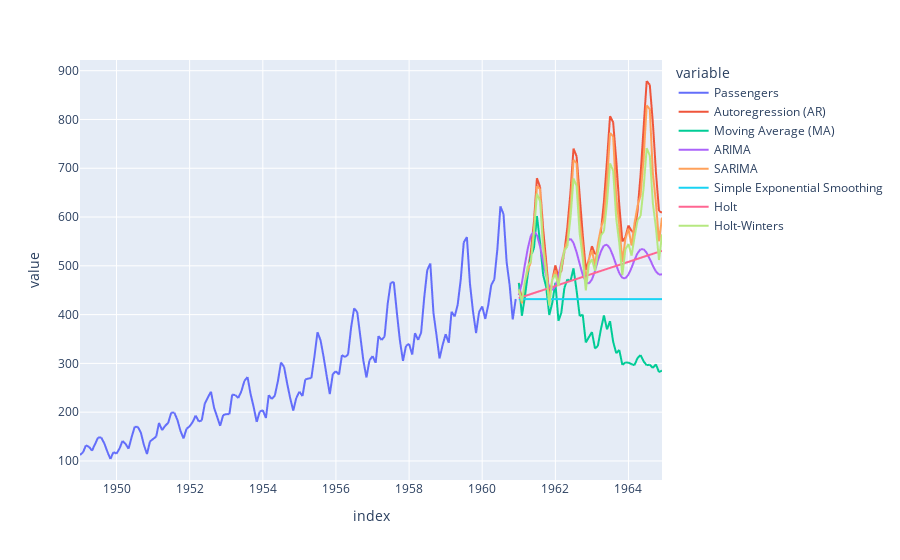

The code cell stored with this chart in its notebook:
### Markdown cell above
## All together

### Code cell
list_df = [df_forecast_arima_components, df_forecast_arima, df_forecast_exponential]
list_df = [df.drop(columns='Passengers') for df in list_df]

df_forecast = pd.concat(list_df, axis=1)
df_forecast = pd.concat([df_passengers, df_forecast], axis=1)

df_forecast.plot()

### Figure 1 — Plotly figure (JSON) as saved in the notebook; plotly's stock layout.template omitted (floating-point values rounded to 4 significant figures; data arrays with more than 128 entries replaced by an {"elided": "..."} marker saying what was removed)
{"data": [{"hovertemplate": "variable=Passengers<br>index=%{x}<br>value=%{y}<extra></extra>", "legendgroup": "Passengers", "line": {"color": "#636efa", "dash": "solid"}, "marker": {"symbol": "circle"}, "mode": "lines", "name": "Passengers", "showlegend": true, "type": "scattergl", "x": {"elided": "192 str values"}, "xaxis": "x", "y": {"elided": "192 float values"}, "yaxis": "y"}, {"hovertemplate": "variable=Autoregression (AR)<br>index=%{x}<br>value=%{y}<extra></extra>", "legendgroup": "Autoregression (AR)", "line": {"color": "#EF553B", "dash": "solid"}, "marker": {"symbol": "circle"}, "mode": "lines", "name": "Autoregression (AR)", "showlegend": true, "type": "scattergl", "x": {"elided": "192 str values"}, "xaxis": "x", "y": {"elided": "192 float values"}, "yaxis": "y"}, {"hovertemplate": "variable=Moving Average (MA)<br>index=%{x}<br>value=%{y}<extra></extra>", "legendgroup": "Moving Average (MA)", "line": {"color": "#00cc96", "dash": "solid"}, "marker": {"symbol": "circle"}, "mode": "lines", "name": "Moving Average (MA)", "showlegend": true, "type": "scattergl", "x": {"elided": "192 str values"}, "xaxis": "x", "y": {"elided": "192 float values"}, "yaxis": "y"}, {"hovertemplate": "variable=ARIMA<br>index=%{x}<br>value=%{y}<extra></extra>", "legendgroup": "ARIMA", "line": {"color": "#ab63fa", "dash": "solid"}, "marker": {"symbol": "circle"}, "mode": "lines", "name": "ARIMA", "showlegend": true, "type": "scattergl", "x": {"elided": "192 str values"}, "xaxis": "x", "y": {"elided": "192 float values"}, "yaxis": "y"}, {"hovertemplate": "variable=SARIMA<br>index=%{x}<br>value=%{y}<extra></extra>", "legendgroup": "SARIMA", "line": {"color": "#FFA15A", "dash": "solid"}, "marker": {"symbol": "circle"}, "mode": "lines", "name": "SARIMA", "showlegend": true, "type": "scattergl", "x": {"elided": "192 str values"}, "xaxis": "x", "y": {"elided": "192 float values"}, "yaxis": "y"}, {"hovertemplate": "variable=Simple Exponential Smoothing<br>index=%{x}<br>value=%{y}<extra></extra>", "legendgroup": "Simple Exponential Smoothing", "line": {"color": "#19d3f3", "dash": "solid"}, "marker": {"symbol": "circle"}, "mode": "lines", "name": "Simple Exponential Smoothing", "showlegend": true, "type": "scattergl", "x": {"elided": "192 str values"}, "xaxis": "x", "y": {"elided": "192 float values"}, "yaxis": "y"}, {"hovertemplate": "variable=Holt<br>index=%{x}<br>value=%{y}<extra></extra>", "legendgroup": "Holt", "line": {"color": "#FF6692", "dash": "solid"}, "marker": {"symbol": "circle"}, "mode": "lines", "name": "Holt", "showlegend": true, "type": "scattergl", "x": {"elided": "192 str values"}, "xaxis": "x", "y": {"elided": "192 float values"}, "yaxis": "y"}, {"hovertemplate": "variable=Holt-Winters<br>index=%{x}<br>value=%{y}<extra></extra>", "legendgroup": "Holt-Winters", "line": {"color": "#B6E880", "dash": "solid"}, "marker": {"symbol": "circle"}, "mode": "lines", "name": "Holt-Winters", "showlegend": true, "type": "scattergl", "x": {"elided": "192 str values"}, "xaxis": "x", "y": {"elided": "192 float values"}, "yaxis": "y"}], "layout": {"legend": {"title": {"text": "variable"}, "tracegroupgap": 0}, "margin": {"t": 60}, "xaxis": {"anchor": "y", "domain": [0, 1], "title": {"text": "index"}}, "yaxis": {"anchor": "x", "domain": [0, 1], "title": {"text": "value"}}}}
